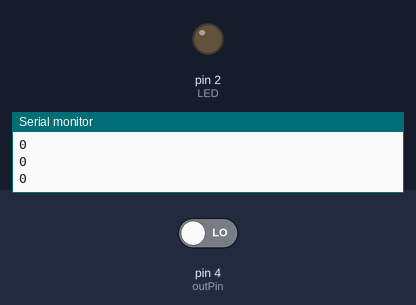
A sketch run on a simulated Arduino Uno, built with avr-gcc and run on an emulated ATmega328P. Shown: output pins drawn as LEDs (lit = HIGH), the last lines printed to the serial monitor. The inputs (shaded band) are chosen by the test bench; at power-on: pin 4 (outPin) LOW.

Above: at 2.8 s.
2.9 s: pin 4 (outPin) driven HIGH
At 3.8 s:
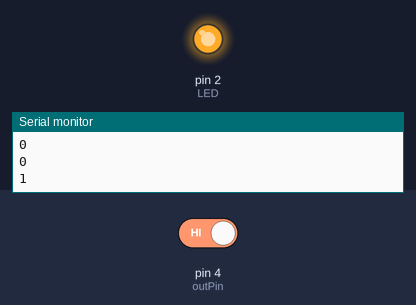
4.5 s: pin 4 (outPin) driven LOW
At 5.3 s:
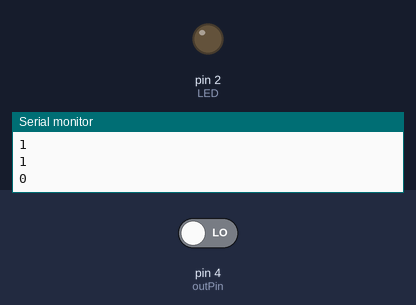
Timing chart, 0 to 7.5 s (numbered marks = the images above; inputs shaded):
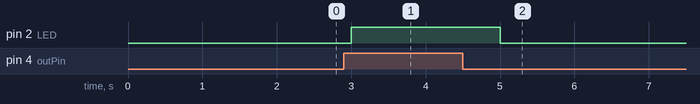

Measured:
- after the input at 2.9 s, pin 2 (LED): LOW → HIGH after 0.10 s
- after the input at 4.5 s, pin 2 (LED): HIGH → LOW after 0.50 s

The sketch:

Reed_Sensor.ino
```cpp
const int outPin = 4;
const int LED = 2;

int reed;
void setup() {
  Serial.begin(9600);
  pinMode(outPin, INPUT);
  pinMode(LED, OUTPUT);
}

void loop() {
  reed = digitalRead(outPin);
  if (reed) {
    digitalWrite(LED, HIGH);
  }
  else {
    digitalWrite(LED, LOW);
  }
  Serial.println(reed);
  delay(1000);
}
```
